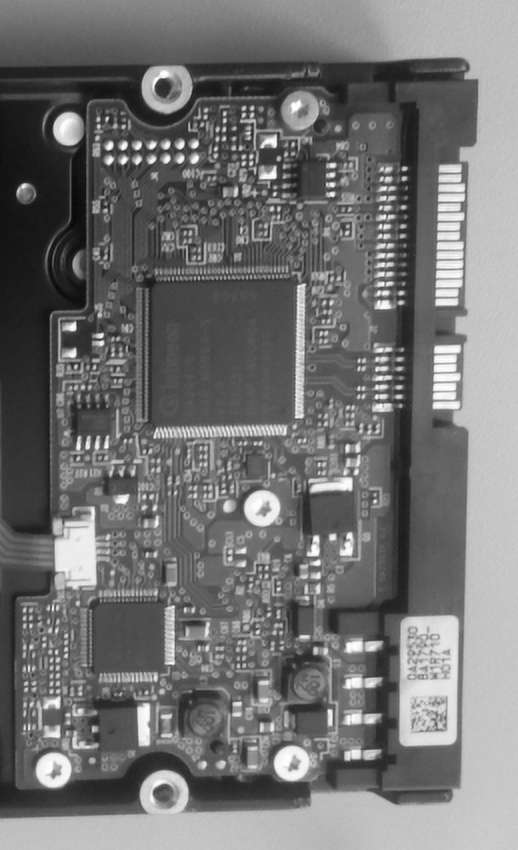
#> input picture spatialfilter/Figures/cir.png, 518 x 850 px
$ python pb_sobel.py
#> lines starting #> are read from the running program, lines starting #| are printed output that depends on the picture
import cv2
from scipy import ndimage

# Opening the image.
a = cv2.imread('../Figures/cir.png')
#> a is the input picture: shape (850, 518, 3); mean B, G, R 114.3, 114.3, 114.3
# Converting a to grayscale .
a = cv2.cvtColor(a, cv2.COLOR_BGR2GRAY)
#> a: shape (850, 518)
# Performing Sobel filter.
b = ndimage.sobel(a)
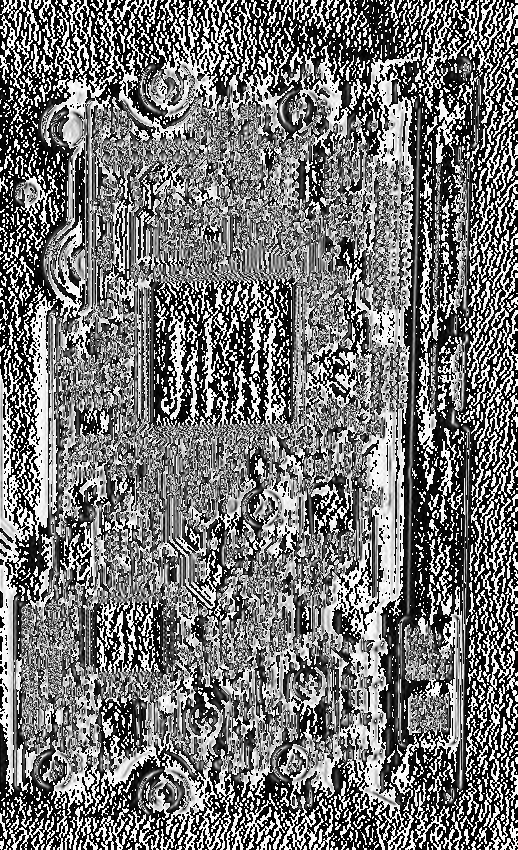
#> b: shape (850, 518); min 0, max 255, mean 117
# Saving b.
cv2.imwrite('../Figures/sobel_cir.png', b)
